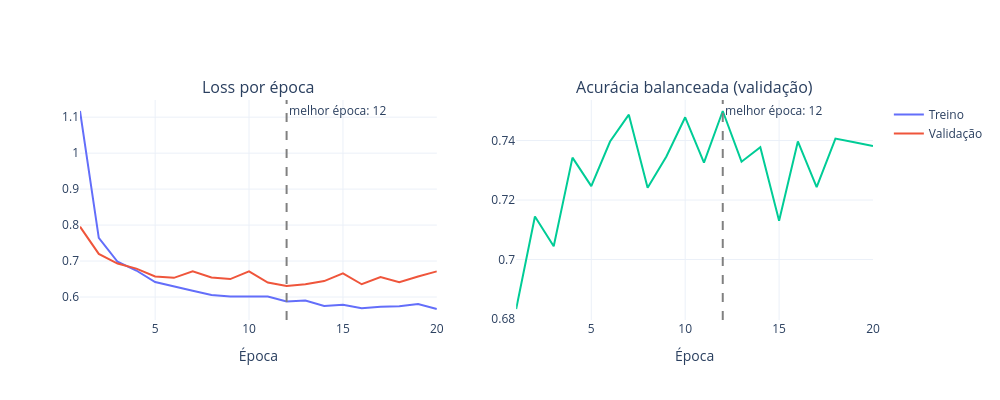

Here is the notebook cell this chart was saved with:
### Markdown cell above
COM FREEZE

### Code cell
import plotly.graph_objects as go
from plotly.subplots import make_subplots
import numpy as np
import pandas as pd

df_history = pd.read_csv("item_d_freeze_epochs_history.csv")

epochs_x = list(range(1, len(df_history) + 1))
best_ep = int(np.argmax(df_history['val_bal_acc'])) + 1

fig = make_subplots(rows=1, cols=2, subplot_titles=("Loss por época", "Acurácia balanceada (validação)"))
fig.add_trace(go.Scatter(x=epochs_x, y=df_history['train_loss'], name="Treino"), row=1, col=1)
fig.add_trace(go.Scatter(x=epochs_x, y=df_history['val_loss'], name="Validação"), row=1, col=1)
fig.add_trace(go.Scatter(x=epochs_x, y=df_history['val_bal_acc'], name="Acc. bal. (val)", showlegend=False), row=1, col=2)
fig.add_vline(x=best_ep, line_dash="dash", line_color="gray", annotation_text=f"melhor época: {best_ep}")
fig.update_xaxes(title_text="Época")
fig.update_layout(template="plotly_white", width=1000, height=400)
fig.show()

### Figure 1 — Plotly figure (JSON) as saved in the notebook; plotly's stock layout.template omitted (floating-point values rounded to 4 significant figures)
{"data": [{"name": "Treino", "type": "scatter", "x": [1, 2, 3, 4, 5, 6, 7, 8, 9, 10, 11, 12, 13, 14, 15, 16, 17, 18, 19, 20], "xaxis": "x", "y": [1.117, 0.7644, 0.698, 0.6737, 0.6415, 0.6304, 0.6172, 0.6056, 0.6011, 0.6015, 0.6013, 0.5877, 0.5901, 0.5753, 0.5783, 0.5688, 0.5729, 0.5745, 0.5807, 0.5667], "yaxis": "y"}, {"name": "Validação", "type": "scatter", "x": [1, 2, 3, 4, 5, 6, 7, 8, 9, 10, 11, 12, 13, 14, 15, 16, 17, 18, 19, 20], "xaxis": "x", "y": [0.7957, 0.7198, 0.6931, 0.6789, 0.6573, 0.6532, 0.6715, 0.6542, 0.6498, 0.6714, 0.6403, 0.6308, 0.6358, 0.6443, 0.6658, 0.6355, 0.6552, 0.6408, 0.657, 0.6713], "yaxis": "y"}, {"name": "Acc. bal. (val)", "showlegend": false, "type": "scatter", "x": [1, 2, 3, 4, 5, 6, 7, 8, 9, 10, 11, 12, 13, 14, 15, 16, 17, 18, 19, 20], "xaxis": "x2", "y": [0.6834, 0.7145, 0.7045, 0.7343, 0.7247, 0.7397, 0.7487, 0.7242, 0.7346, 0.7478, 0.7326, 0.7499, 0.7329, 0.7378, 0.7131, 0.7397, 0.7243, 0.7406, 0.7394, 0.7382], "yaxis": "y2"}], "layout": {"annotations": [{"font": {"size": 16}, "showarrow": false, "text": "Loss por época", "x": 0.225, "xanchor": "center", "xref": "paper", "y": 1, "yanchor": "bottom", "yref": "paper"}, {"font": {"size": 16}, "showarrow": false, "text": "Acurácia balanceada (validação)", "x": 0.775, "xanchor": "center", "xref": "paper", "y": 1, "yanchor": "bottom", "yref": "paper"}, {"showarrow": false, "text": "melhor época: 12", "x": 12, "xanchor": "left", "xref": "x", "y": 1, "yanchor": "top", "yref": "y domain"}, {"showarrow": false, "text": "melhor época: 12", "x": 12, "xanchor": "left", "xref": "x2", "y": 1, "yanchor": "top", "yref": "y2 domain"}], "height": 400, "shapes": [{"line": {"color": "gray", "dash": "dash"}, "type": "line", "x0": 12, "x1": 12, "xref": "x", "y0": 0, "y1": 1, "yref": "y domain"}, {"line": {"color": "gray", "dash": "dash"}, "type": "line", "x0": 12, "x1": 12, "xref": "x2", "y0": 0, "y1": 1, "yref": "y2 domain"}], "width": 1000, "xaxis": {"anchor": "y", "domain": [0, 0.45], "title": {"text": "Época"}}, "xaxis2": {"anchor": "y2", "domain": [0.55, 1], "title": {"text": "Época"}}, "yaxis": {"anchor": "x", "domain": [0, 1]}, "yaxis2": {"anchor": "x2", "domain": [0, 1]}}}
